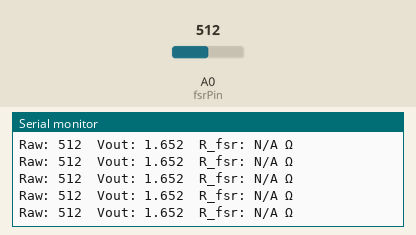
The sketch below on a simulated Arduino Uno, built with avr-gcc and run on an emulated ATmega328P. On the bench: the last lines printed to the serial monitor. The test bench sets the inputs (shaded band); at power-on: A0 (fsrPin) = 512.

Above: at 1.2 s.
1.3 s: A0 (fsrPin) set to 212
At 1.32 s:
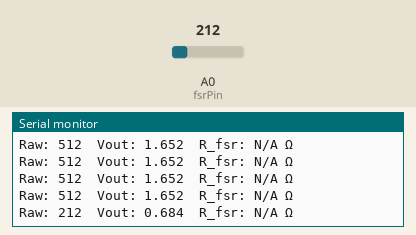
2.8 s: A0 (fsrPin) set to 187
At 2.83 s:
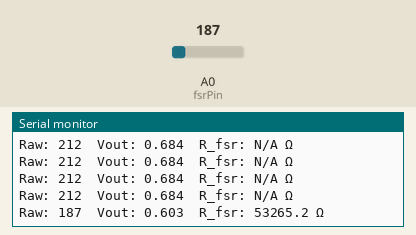

Measured:
- the behaviour switches between 204 and 203 on A0 (fsrPin) (found by bisection; images 1 and 2)
- after the input at 1.3 s, the serial monitor: prints a new line at once (image 1)
- after the input at 2.8 s, the serial monitor: prints a new line at once (image 2)

The sketch:

sketch_jun26a.ino
```cpp
const int fsrPin = A0;
const float Vcc   = 3.3;       // Teensy's ADC reference
const float Vref  = 0.656;     // Measured V_REF from filtered PWM
const float R_fixed = 4660;  // Fixed resistor R1

void setup() {
  Serial.begin(9600);
}

void loop() {
  int raw = analogRead(fsrPin);                      // 0–1023
  float Vout = raw * (Vcc / 1023.0);                 // Convert to volts

  float R_fsr = -1;
  if (Vout > 0 && Vout < Vref) {
    R_fsr = (Vout * R_fixed) / (Vref - Vout);        // Standard divider formula
  }

  // Print results
  Serial.print("Raw: ");
  Serial.print(raw);
  Serial.print("\tVout: ");
  Serial.print(Vout, 3);
  Serial.print("\tR_fsr: ");
  if (R_fsr > 0)
    Serial.print(R_fsr, 1);
  else
    Serial.print("N/A");
  Serial.println(" Ω");

  delay(100);
}
```
